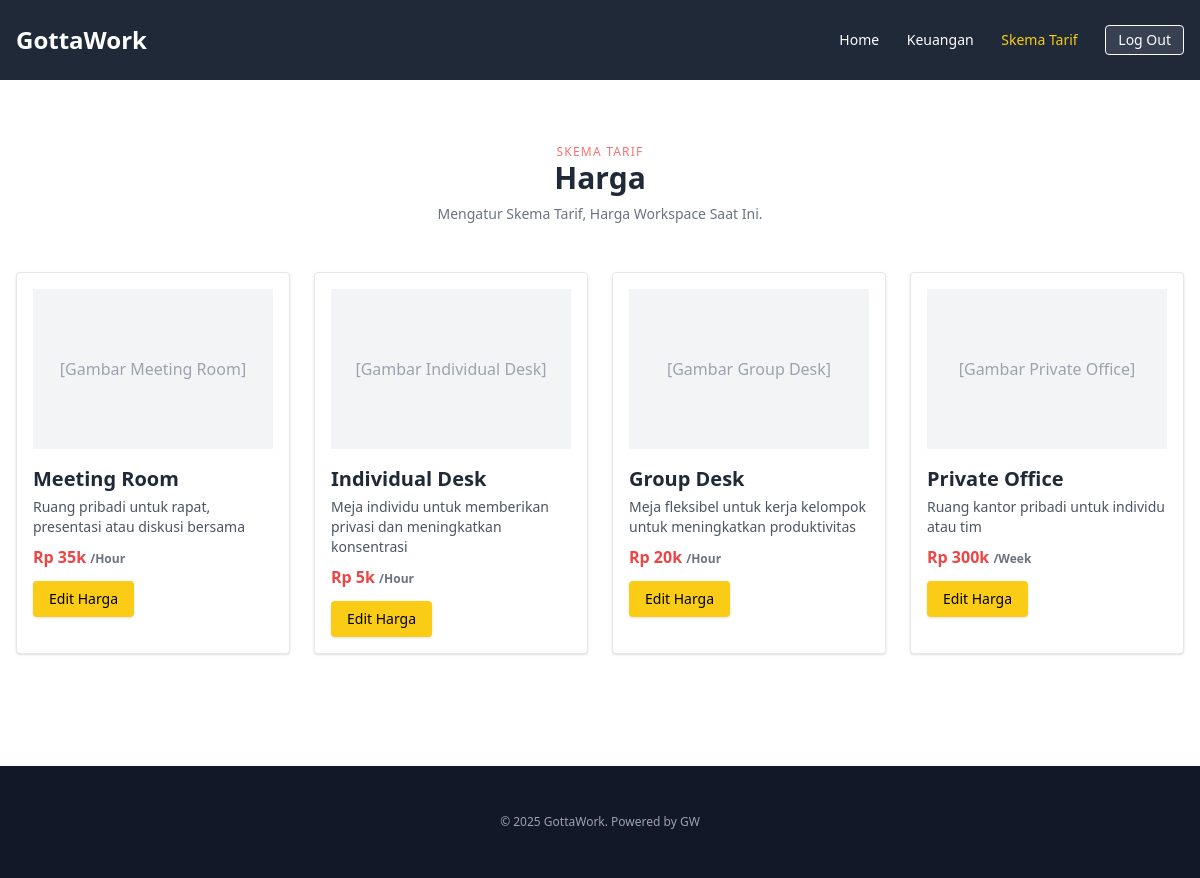
The page /manager_skematarif.php on the database its author committed.
### tables this page shows
CREATE TABLE `harga` (
  `id` int NOT NULL,
  `title` varchar(255) DEFAULT NULL,
  `description` text,
  `price` varchar(50) DEFAULT NULL,
  `unit` varchar(10) DEFAULT NULL
);

### manager_skematarif.php (the view, shortened to what this page needs)
<?php
$koneksi = new mysqli("localhost", "root", "", "database_gottawork");
$spaces = [];
$query = "SELECT * FROM harga";
$result = $koneksi->query($query);
while ($row = $result->fetch_assoc()) {
  $spaces[] = $row;
}
?>
<!DOCTYPE html>
<html lang="en">
<head>
  <script src="https://cdn.tailwindcss.com"></script>
</head>
<body class="bg-white text-gray-800">
<header class="bg-gray-800 text-white">
  <div class="max-w-7xl mx-auto py-6 px-4 flex justify-between items-center">
    <div class="text-2xl font-bold">GottaWork</div>
    <nav class="space-x-6 text-sm">
      <a href="#" class="hover:underline">Home</a>
      <a href="#" class="hover:underline">Keuangan</a>
      <a href="#" class="text-yellow-400">Skema Tarif</a>
      <button class="ml-4 bg-gray-700 border border-white px-3 py-1 rounded text-sm">Log Out</button>
    </nav>
  </div>
</header>
<section class="py-16">
  <div class="text-center mb-12">
    <p class="text-red-400 uppercase text-xs tracking-widest">Skema Tarif</p>
    <h2 class="text-3xl font-bold">Harga</h2>
    <p class="text-sm text-gray-500 mt-2">Mengatur Skema Tarif, Harga Workspace Saat Ini.</p>
  </div>
  <div class="max-w-7xl mx-auto grid grid-cols-1 md:grid-cols-2 lg:grid-cols-4 gap-6 px-4">
    <?php foreach ($spaces as $space): ?>
      <div class="bg-white border rounded shadow p-4">
        <div class="h-40 bg-gray-100 mb-4 flex items-center justify-center text-gray-400">[Gambar <?= htmlspecialchars($space['title']) ?>]</div>
        <h3 class="text-xl font-semibold mb-1"><?= htmlspecialchars($space['title']) ?></h3>
        <p class="text-sm text-gray-600 mb-2"><?= htmlspecialchars($space['description']) ?></p>
        <p class="text-red-500 font-bold mb-3 price-text">
          <?= htmlspecialchars($space['price']) ?>
          <span class="text-xs text-gray-500"><?= htmlspecialchars($space['unit']) ?></span>
        </p>
        <button onclick="openModal('<?= htmlspecialchars($space['title']) ?>', '<?= $space['price'] ?>', this.closest('div'))" class="bg-yellow-400 text-black px-4 py-2 rounded shadow text-sm">
          Edit Harga
        </button>
      </div>
    <?php endforeach; ?>
  </div>
</section>
<footer class="bg-gray-900 text-white py-12 mt-12">
  <div class="max-w-7xl mx-auto text-center text-xs text-gray-400">© 2025 GottaWork. Powered by GW</div>
</footer>
</body>
</html>

### rows shown on the page
harga: title "Meeting Room", description "Ruang pribadi untuk rapat, presentasi atau diskusi bersama", price "Rp 35k", unit "/Hour"
harga: title "Individual Desk", description "Meja individu untuk memberikan privasi dan meningkatkan konsentrasi", price "Rp 5k", unit "/Hour"
harga: title "Group Desk", description "Meja fleksibel untuk kerja kelompok untuk meningkatkan produktivitas", price "Rp 20k", unit "/Hour"
harga: title "Private Office", description "Ruang kantor pribadi untuk individu atau tim", price "Rp 300k", unit "/Week"
